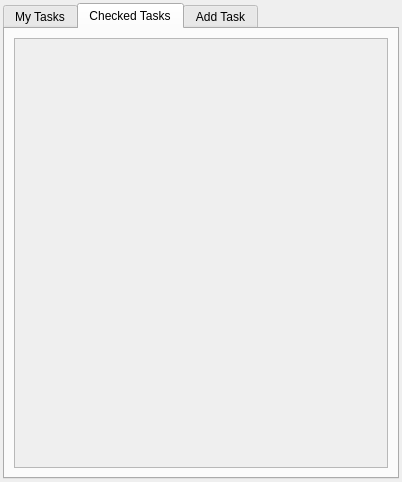
<?xml version="1.0" encoding="UTF-8"?>
<ui version="4.0">
 <class>MainWindow</class>
 <widget class="QMainWindow" name="MainWindow">
  <property name="geometry">
   <rect>
    <x>0</x>
    <y>0</y>
    <width>402</width>
    <height>482</height>
   </rect>
  </property>
  <property name="windowTitle">
   <string>MainWindow</string>
  </property>
  <widget class="QWidget" name="centralwidget">
   <layout class="QVBoxLayout" name="verticalLayout_8">
    <property name="leftMargin">
     <number>3</number>
    </property>
    <property name="topMargin">
     <number>3</number>
    </property>
    <property name="rightMargin">
     <number>3</number>
    </property>
    <property name="bottomMargin">
     <number>3</number>
    </property>
    <item>
     <widget class="QTabWidget" name="tabWidget">
      <property name="currentIndex">
       <number>1</number>
      </property>
      <property name="movable">
       <bool>false</bool>
      </property>
      <widget class="QWidget" name="Task_Tab">
       <attribute name="title">
        <string>My Tasks</string>
       </attribute>
       <layout class="QHBoxLayout" name="horizontalLayout">
        <item>
         <widget class="QScrollArea" name="Scroll_Area">
          <property name="horizontalScrollBarPolicy">
           <enum>Qt::ScrollBarAlwaysOff</enum>
          </property>
          <property name="widgetResizable">
           <bool>true</bool>
          </property>
          <widget class="QWidget" name="Scroll_Area_Widget_Contents">
           <property name="geometry">
            <rect>
             <x>0</x>
             <y>0</y>
             <width>366</width>
             <height>423</height>
            </rect>
           </property>
           <layout class="QHBoxLayout" name="horizontalLayout_4">
            <item>
             <layout class="QVBoxLayout" name="Scroll_Area_Layout"/>
            </item>
           </layout>
          </widget>
         </widget>
        </item>
       </layout>
      </widget>
      <widget class="QWidget" name="Checked_Tab">
       <attribute name="title">
        <string>Checked Tasks</string>
       </attribute>
       <layout class="QHBoxLayout" name="horizontalLayout_2">
        <item>
         <widget class="QScrollArea" name="Scroll_Area_Checked">
          <property name="horizontalScrollBarPolicy">
           <enum>Qt::ScrollBarAlwaysOff</enum>
          </property>
          <property name="widgetResizable">
           <bool>true</bool>
          </property>
          <widget class="QWidget" name="Scroll_Area_Widget_Contents_Checked">
           <property name="geometry">
            <rect>
             <x>0</x>
             <y>0</y>
             <width>366</width>
             <height>423</height>
            </rect>
           </property>
           <layout class="QHBoxLayout" name="horizontalLayout_5">
            <item>
             <layout class="QVBoxLayout" name="Scroll_Area_Layout_Checked"/>
            </item>
           </layout>
          </widget>
         </widget>
        </item>
       </layout>
      </widget>
      <widget class="QWidget" name="Add_Tab">
       <attribute name="title">
        <string>Add Task</string>
       </attribute>
       <layout class="QVBoxLayout" name="verticalLayout">
        <item>
         <widget class="QScrollArea" name="scrollArea">
          <property name="verticalScrollBarPolicy">
           <enum>Qt::ScrollBarAlwaysOn</enum>
          </property>
          <property name="horizontalScrollBarPolicy">
           <enum>Qt::ScrollBarAlwaysOff</enum>
          </property>
          <property name="widgetResizable">
           <bool>true</bool>
          </property>
          <property name="alignment">
           <set>Qt::AlignCenter</set>
          </property>
          <widget class="QWidget" name="scrollAreaWidgetContents">
           <property name="geometry">
            <rect>
             <x>0</x>
             <y>0</y>
             <width>345</width>
             <height>398</height>
            </rect>
           </property>
           <layout class="QVBoxLayout" name="verticalLayout_2">
            <item>
             <layout class="QHBoxLayout" name="Name_Layout">
              <item>
               <widget class="QLabel" name="Name_Label">
                <property name="text">
                 <string>title</string>
                </property>
               </widget>
              </item>
              <item>
               <widget class="QLineEdit" name="Name_Line_Edit"/>
              </item>
             </layout>
            </item>
            <item>
             <widget class="Line" name="line">
              <property name="orientation">
               <enum>Qt::Horizontal</enum>
              </property>
             </widget>
            </item>
            <item>
             <layout class="QVBoxLayout" name="Add_Layout">
              <item>
               <layout class="QHBoxLayout" name="Text_Layout">
                <item>
                 <widget class="QLabel" name="Text_Label">
                  <property name="text">
                   <string>text</string>
                  </property>
                 </widget>
                </item>
                <item>
                 <widget class="QLineEdit" name="Text_Line_Edit"/>
                </item>
               </layout>
              </item>
             </layout>
            </item>
            <item>
             <widget class="Line" name="line_2">
              <property name="orientation">
               <enum>Qt::Horizontal</enum>
              </property>
             </widget>
            </item>
            <item>
             <layout class="QVBoxLayout" name="Data_Layout">
              <item>
               <widget class="QCheckBox" name="Is_Data">
                <property name="text">
                 <string>data</string>
                </property>
               </widget>
              </item>
              <item>
               <widget class="QDateTimeEdit" name="DateTimeEdit"/>
              </item>
             </layout>
            </item>
            <item>
             <widget class="Line" name="line_3">
              <property name="orientation">
               <enum>Qt::Horizontal</enum>
              </property>
             </widget>
            </item>
            <item>
             <layout class="QVBoxLayout" name="Color_Layout">
              <item>
               <widget class="QCheckBox" name="Is_Colour">
                <property name="text">
                 <string>colour</string>
                </property>
               </widget>
              </item>
              <item>
               <widget class="QPushButton" name="Set_Colour_Button">
                <property name="text">
                 <string>Select Image</string>
                </property>
               </widget>
              </item>
             </layout>
            </item>
            <item>
             <widget class="Line" name="line_4">
              <property name="orientation">
               <enum>Qt::Horizontal</enum>
              </property>
             </widget>
            </item>
            <item>
             <layout class="QVBoxLayout" name="Image_Layout">
              <item>
               <widget class="QCheckBox" name="Is_Image">
                <property name="text">
                 <string>image</string>
                </property>
               </widget>
              </item>
              <item>
               <widget class="QPushButton" name="Set_Image_Button">
                <property name="text">
                 <string>Select Image</string>
                </property>
               </widget>
              </item>
              <item>
               <widget class="QLabel" name="image">
                <property name="text">
                 <string>image</string>
                </property>
                <property name="alignment">
                 <set>Qt::AlignCenter</set>
                </property>
               </widget>
              </item>
             </layout>
            </item>
            <item>
             <widget class="Line" name="line_5">
              <property name="orientation">
               <enum>Qt::Horizontal</enum>
              </property>
             </widget>
            </item>
            <item>
             <layout class="QVBoxLayout" name="Level_Layout">
              <item>
               <widget class="QCheckBox" name="Is_Level">
                <property name="text">
                 <string>level</string>
                </property>
               </widget>
              </item>
              <item>
               <layout class="QHBoxLayout" name="Input_Level_Layout">
                <item>
                 <widget class="QLabel" name="Level_Label">
                  <property name="text">
                   <string>level</string>
                  </property>
                 </widget>
                </item>
                <item>
                 <widget class="QLineEdit" name="Level_Line_Edit"/>
                </item>
               </layout>
              </item>
             </layout>
            </item>
           </layout>
          </widget>
         </widget>
        </item>
        <item>
         <widget class="QPushButton" name="Add_Button">
          <property name="text">
           <string>ADD</string>
          </property>
         </widget>
        </item>
       </layout>
      </widget>
     </widget>
    </item>
   </layout>
  </widget>
 </widget>
 <resources/>
 <connections/>
</ui>
